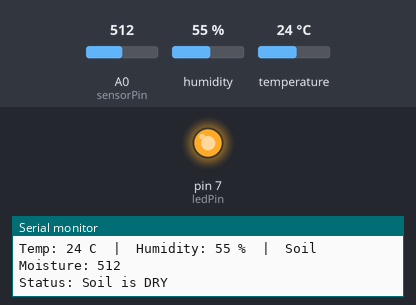
The sketch below on a simulated Arduino Uno, built with avr-gcc and run on an emulated ATmega328P. On the bench: output pins drawn as LEDs (lit = HIGH), the last lines printed to the serial monitor. Inputs (shaded band) come from the test bench; at power-on: A0 (sensorPin) = 512, humidity 55 %, temperature 24 °C.

Above: at 1.8 s.
1.9 s: A0 (sensorPin) set to 484
At 3.2 s:
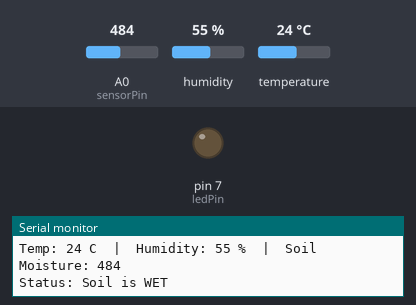
3.6 s: A0 (sensorPin) set to 510
At 5.2 s:
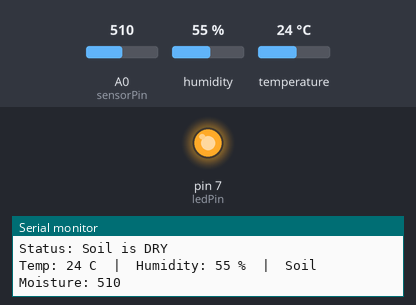
5.6 s: A0 (sensorPin) set to 490
At 7.1 s:
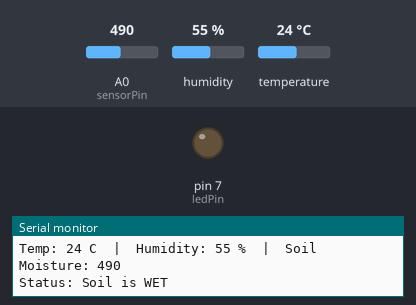
Timing chart, 0 to 8.6 s (numbered marks = the images above; inputs shaded):
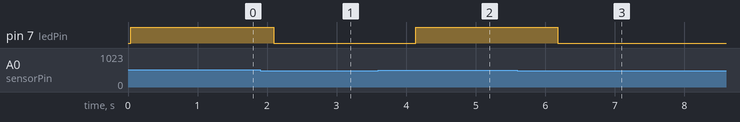

Measured:
- the behaviour switches between 501 and 500 on A0 (sensorPin) (found by bisection; images 0 and 1)
- after the input at 1.9 s, pin 7 (ledPin): HIGH → LOW after 0.19 s
- after the input at 3.6 s, pin 7 (ledPin): LOW → HIGH after 0.54 s
- after the input at 5.6 s, pin 7 (ledPin): HIGH → LOW after 0.58 s

The sketch:

sketch_feb13a.ino
```cpp
#include <DHT.h>
// DHT11 Settings
#define DHTPIN A3
#define DHTTYPE DHT11
DHT dht(DHTPIN, DHTTYPE);
// Soil Moisture Settings
const int sensorPin = A0;  // Soil moisture sensor pin
const int ledPin = 7;      // LED pin
// Variables
int h;
int t;
int sensorValue = 0;
void setup()
{
    Serial.begin(9600);
    Serial.println("Temperature, Humidity and Soil Moisture Test");
    dht.begin();
    pinMode(ledPin, OUTPUT);
}
void loop()
{
    // Read DHT11
    h = dht.readHumidity();
    t = dht.readTemperature();
    // Read Soil Moisture
    sensorValue = analogRead(sensorPin);
    // Print all values to Serial Monitor
    Serial.print("Temp: ");
    Serial.print(t);
    Serial.print(" C  |  Humidity: ");
    Serial.print(h);
    Serial.print(" %  |  Soil Moisture: ");
    Serial.println(sensorValue);
    // Control LED based on soil moisture
    if (sensorValue > 500) {
        digitalWrite(ledPin, HIGH);  // Soil is dry, turn LED on
        Serial.println("Status: Soil is DRY");
    } else {
        digitalWrite(ledPin, LOW);   // Soil is wet, turn LED off
        Serial.println("Status: Soil is WET");
    }
    delay(1000);
}
```
